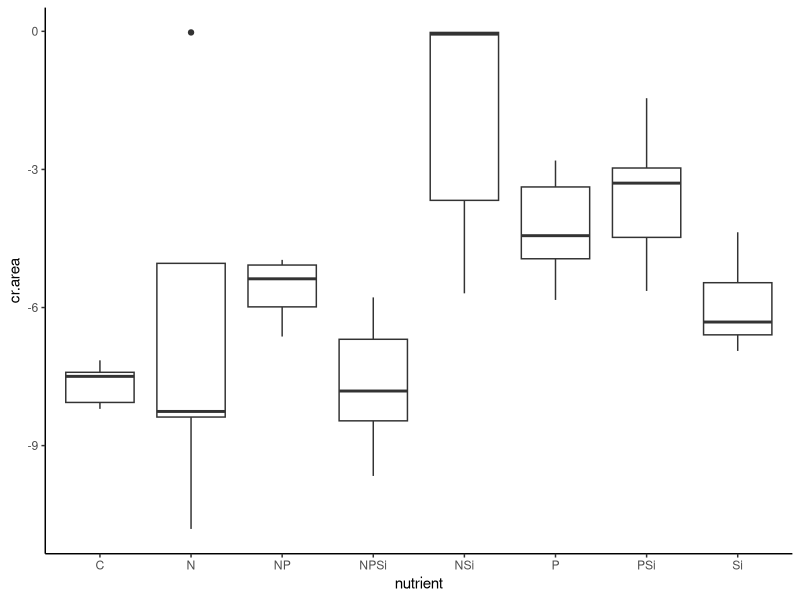
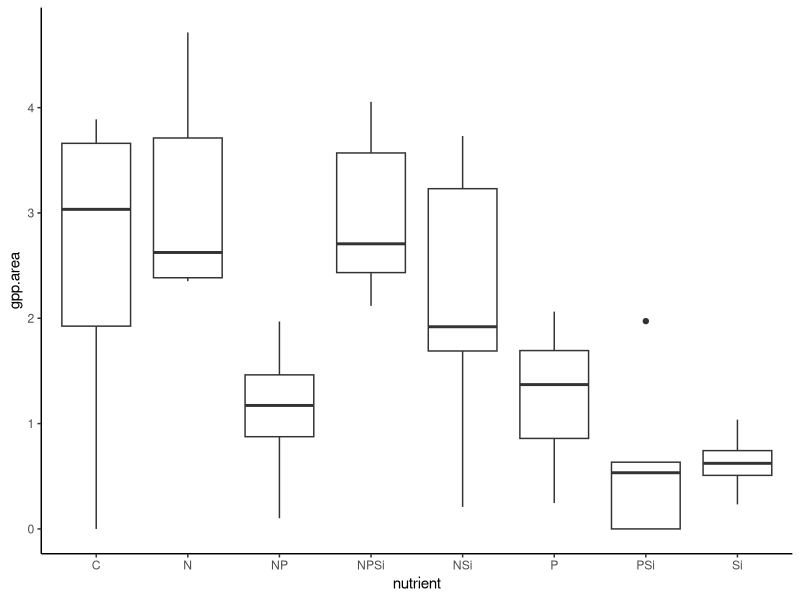
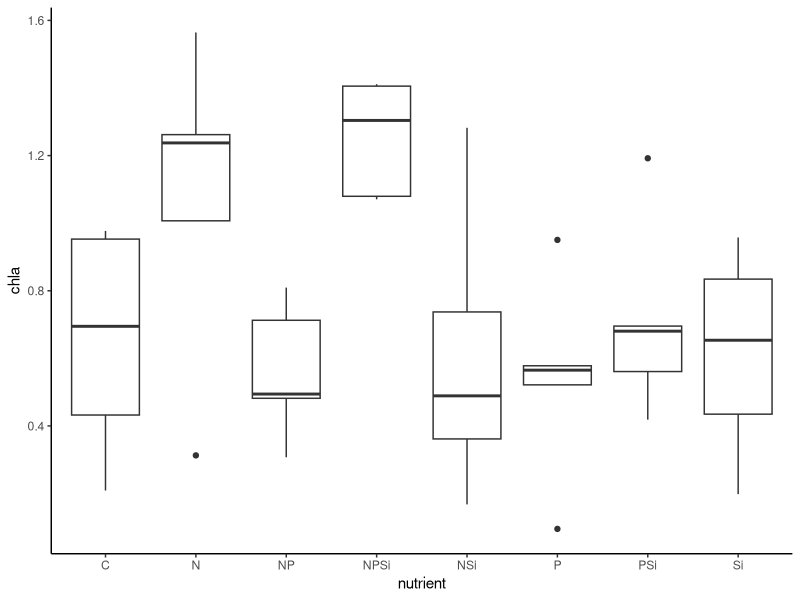
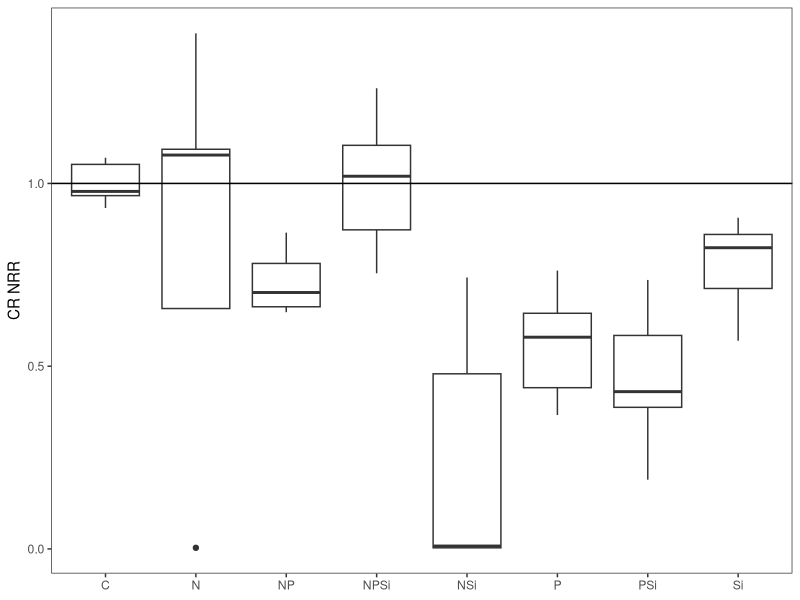
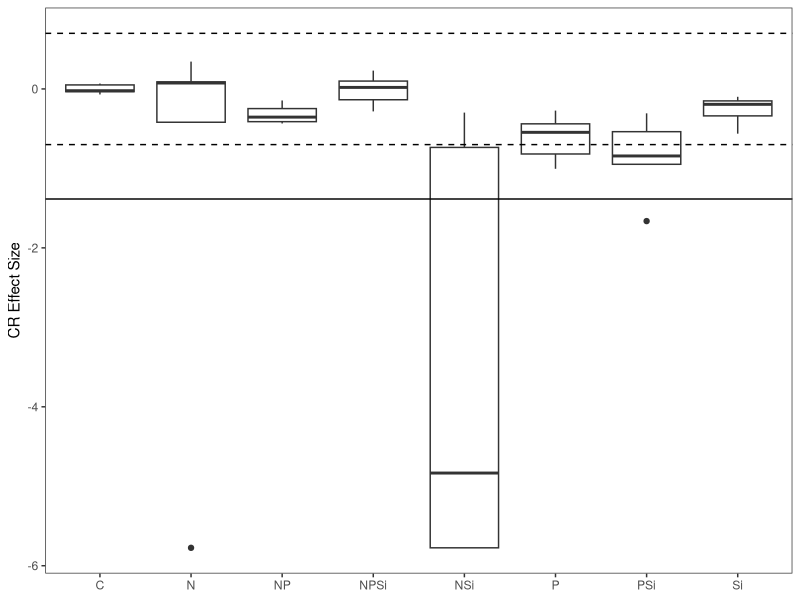
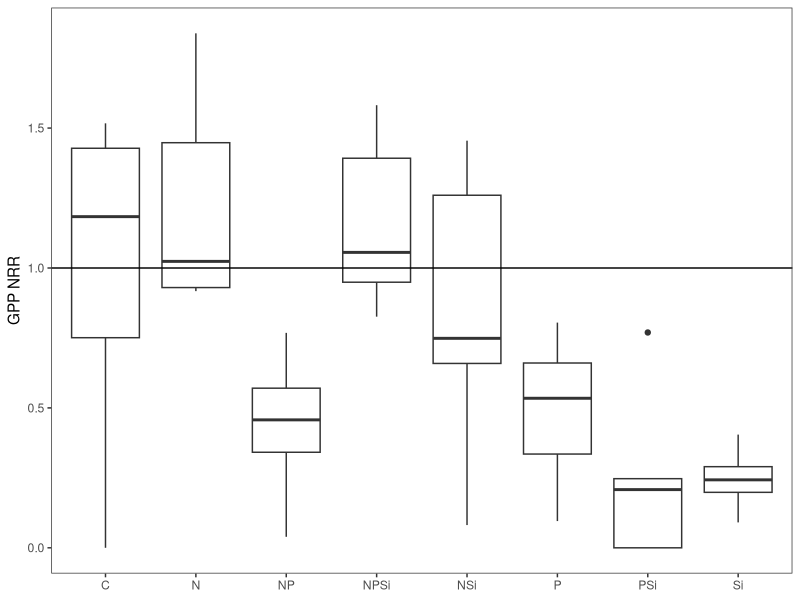
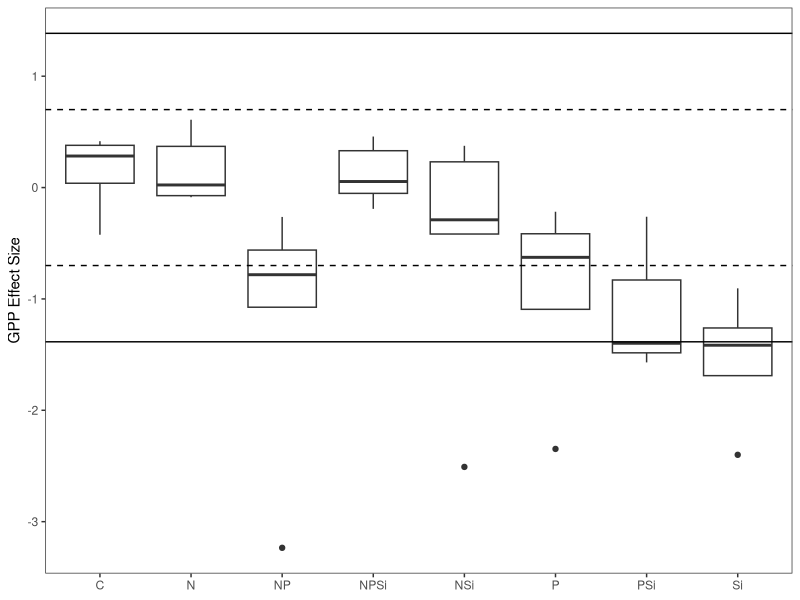
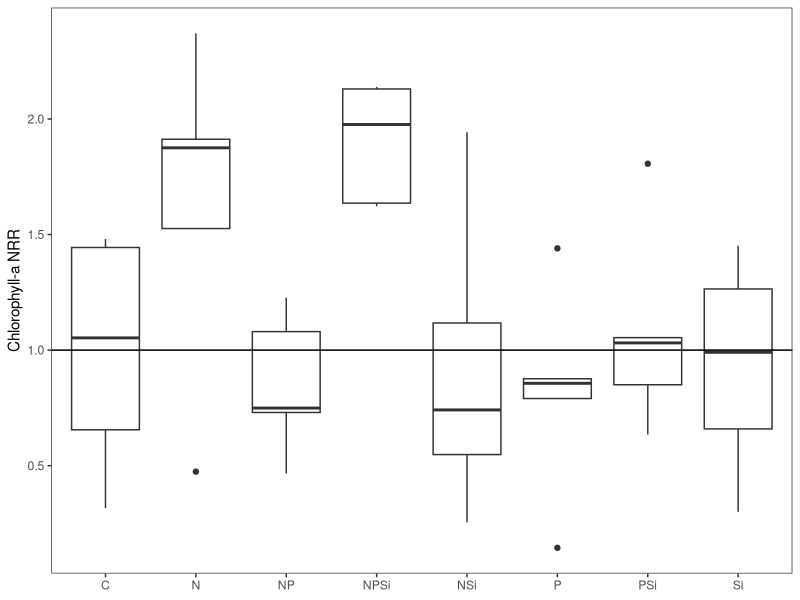

Here is the R script that generated these plots, in order: (Note: this script raises an error after producing the figures.)
#Author:  Clay Arango
#Creation date: 10-Feb-19
#Script to analyze NDS data from Summer 2018 WSB work with S. Roley and A. Alexiades

#packages
library(nlme)
library(nortest)
library(plyr)
library(dplyr)
library(multcomp)
library(MASS)
library(ggplot2)

#Load data
wenas_fall <- read.table(file="wen_fall.csv", header=T, sep=",")

#set variable
d = wenas_fall

#evaluate data to make sure factors are correct
names(d)
unique(d$nutrient) #control, N, NP, NPSi, NSi, P, PSi, Si
unique(d$N) #should be 0 and 1
unique(d$P) #should be 0 and 1
unique(d$Si) #should be 0 and 1
unique(d$top) #should be "sponge" and "glass"
#if need to change, use recode function below. 
d$top<-recode(d$top, "cellulose" ="sponge")
str(d)

#convert N and P vand Si alues (0 or 1 for absence or presence) to factors
d$N<-as.factor(d$N)
d$P<-as.factor(d$P)
d$Si<-as.factor(d$Si)
str(d)
d$chla.nrr<-NA

#subset data into gpp and cr response
d.cr = subset(d, top=="sponge", data=d)
d.gpp = subset(d, top=="glass", data=d)

#check distribution of controls and remove as needed before calculating NRR.
ggplot(d.cr, aes(x=nutrient, y=cr.area))+geom_boxplot() +theme_classic()
#check A5, others ok

#calculate nrr for cr
x<-ddply(d.cr, "nutrient", summarise, ave_cr = mean(cr.area, na.rm=T)) #changed to ddply b/c allows
#to specify by column name - I had a csv file with the relevant column in a different position.
x
d.cr$cr.nrr = d.cr$cr.area/-7.662895 #divide by control ave_cr
d.cr$gpp.nrr<-NA

#check distribution of controls and remove as needed before calculating NRR.
ggplot(d.gpp, aes(x=nutrient, y=gpp.area))+geom_boxplot() +theme_classic()
#ok
ggplot(d.gpp, aes(x=nutrient, y=chla))+geom_boxplot() +theme_classic()
#ok

#calculate nrr for gpp and chla
x<- ddply(d.gpp, "nutrient", summarise, ave_gpp = mean(gpp.area, na.rm=T), ave_chla = mean(chla, na.rm=T)) 
x
d.gpp$gpp.nrr = d.gpp$gpp.area/2.5640416 #divide by control ave_gpp
d.gpp$chla.nrr = d.gpp$chla/0.6598855 #divide by control ave_chla
d.gpp$cr.nrr<-NA

#combine files and export
d.cr$chla.nrr<-NA
d.nrr<-rbind(d.cr, d.gpp)
d.nrr$site_date<-"wenas_fall"
d.nrr$cr.es<-log(d.nrr$cr.nrr)
d.nrr$gpp.es<-log(d.nrr$gpp.nrr)
d.nrr$chla.es<-log(d.nrr$chla.nrr)
write.table(d.nrr, "wenas_fall_nrr.csv", sep=",", quote=F, row.names =F)

###############
#plots of NRR
##############
ggplot(data=d.cr, aes(x=nutrient, y=cr.nrr))+geom_boxplot()+theme_bw()+
  ylab("CR NRR")+geom_abline(slope = 0, intercept = 1)+
  theme(axis.title.x=element_blank(), panel.grid.minor=element_blank(), panel.grid.major=element_blank())
#inhibition of most; NPSi neutral

ggplot(data=subset(d.nrr, (top=="sponge")), aes(x=nutrient, y=cr.es))+geom_boxplot()+theme_bw()+
  ylab("CR Effect Size")+geom_hline(yintercept = 0.7, lty="dashed")+ geom_hline(yintercept = -0.7, lty="dashed")+
  theme(axis.title.x=element_blank(), panel.grid.minor=element_blank(), panel.grid.major=element_blank())+
  geom_hline(yintercept = -1.385)

ggplot(data=d.gpp, aes(x=nutrient, y=gpp.nrr))+geom_boxplot()+theme_bw()+
  ylab("GPP NRR")+geom_abline(slope = 0, intercept = 1)+
  theme(axis.title.x=element_blank(), panel.grid.minor=element_blank(), panel.grid.major=element_blank())
#inhibition of most; N neutral

ggplot(data=subset(d.nrr,top=="glass"), aes(x=nutrient, y=gpp.es))+geom_boxplot()+theme_bw()+
  ylab("GPP Effect Size")+geom_hline(yintercept = -0.7, lty="dashed")+geom_hline(yintercept = 0.7, lty="dashed")+
  geom_hline(yintercept = -1.385)+geom_hline(yintercept = 1.385)+
  theme(axis.title.x=element_blank(), panel.grid.minor=element_blank(), panel.grid.major=element_blank())

ggplot(data=d.gpp, aes(x=nutrient, y=chla.nrr))+geom_boxplot()+theme_bw()+
  ylab("Chlorophyll-a NRR")+geom_abline(slope = 0, intercept = 1)+
  theme(axis.title.x=element_blank(), panel.grid.minor=element_blank(), panel.grid.major=element_blank())
#limitation for N and NPSi; others neutral

ggplot(data=subset(d.nrr, (top=="glass")), aes(x=nutrient, y=chla.es))+geom_boxplot()+theme_bw()+
  ylab("Chla Effect Size")+ geom_hline(yintercept = 0.7, lty="dashed")+  geom_hline(yintercept = -1.385)+  
  geom_hline(yintercept = -0.7, lty="dashed")+ geom_hline(yintercept = 1.385)+
  theme(axis.title.x=element_blank(), panel.grid.minor=element_blank(), panel.grid.major=element_blank())

##########
#NRR Summary Files
#########

GPP_sum<-ddply(d.gpp, "nutrient", summarise, ave_nrr.gpp=mean(gpp.nrr, na.rm=T), sd_nrr.gpp=sd(gpp.nrr, na.rm=T), 
               se_nrr.gpp =(sd(gpp.nrr)/sqrt(sum(!is.na(gpp.nrr)))), 
               ci95_nrr.gpp = (1.96*(sd(gpp.nrr)/sqrt(sum(!is.na(gpp.nrr))))),
               ave_nrr.chla=mean(chla.nrr, na.rm=T), sd_nrr.chla=sd(chla.nrr, na.rm=T), 
               se_nrr.chla =(sd(chla.nrr)/sqrt(sum(!is.na(chla.nrr)))), 
               ci95_nrr.chla = (1.96*(sd(chla.nrr)/sqrt(sum(!is.na(chla.nrr))))))
CR_sum<-ddply(d.cr, "nutrient", summarise, ave_nrr.cr=mean(cr.nrr, na.rm=T), sd_nrr.cr=sd(cr.nrr, na.rm=T), 
              se_nrr.cr =(sd(cr.nrr)/sqrt(sum(!is.na(cr.nrr)))), 
              ci95_nrr.cr = (1.96*(sd(cr.nrr)/sqrt(sum(!is.na(cr.nrr))))))

#now combine into one and export
d.sum<-merge(GPP_sum, CR_sum, by="nutrient")
d.sum$site_date<-"reec_summer"
write.table(d.sum, "reec_summer_summ.csv",  sep=",", quote=F, row.names =F)

############################################################
#analyze RESPIRATION data
############################################################

M1<-gls(cr.area~N*P*Si, data=d.cr, na.action=na.omit)
E1<-residuals(M1)
qqnorm(E1)
qqline(E1)#ok except for 1 point
ad.test(E1)
   #residuals are normally distributed, p=0.1089
hist(E1)  
plot(M1)
#ok

plot(filter(d.cr, !is.na(cr.area)) %>% dplyr::select(nutrient), 
     E1, xlab="nutrient", ylab="Residuals")
bartlett.test(cr.area~nutrient, data=d.cr)
   #variance test not OK, we'll probably need to mess with this one. looks like one point in N

anova(M1)
  

##########################################################
#do multiple 2 way ANOVAs to improve our ability to interpret
##########################################################
#N and P
M1<-gls(cr.area~N*P, data=d.cr, na.action=na.omit)
E1<-residuals(M1)
qqnorm(E1)
qqline(E1)
ad.test(E1)
#residuals are normally distributed, p=0.1807
hist(E1)  
plot(M1)

bartlett.test(cr.area~nutrient, data=d.cr)
#variance test not OK

anova(M1) #interpretation, no limitation due to antagonistic interaction

#remove NA for plotting
xx = na.omit(subset(d.cr, select = c(N,P,cr.area)))
interaction.plot(xx$N, xx$P, xx$cr.area)

#N and Si
M1<-gls(cr.area~N*Si, data=d.cr, na.action=na.omit)
E1<-residuals(M1)
qqnorm(E1)
qqline(E1)
ad.test(E1)
#residuals are normally distributed, p=0.2967
hist(E1)  
plot(M1)

bartlett.test(cr.area~nutrient, data=d.cr)
#variance test noy OK

anova(M1) #interpretation, no limitation

#remove NA for plotting
xx = na.omit(subset(d.cr, select = c(N,Si,cr.area)))
interaction.plot(xx$N, xx$Si, xx$cr.area)

#P and Si
M1<-gls(cr.area~P*Si, data=d.cr, na.action=na.omit)
E1<-residuals(M1)
qqnorm(E1)
qqline(E1)
ad.test(E1)
#residuals are not normally distributed, p=0.03369
hist(E1)  
plot(M1)

bartlett.test(cr.area~nutrient, data=d.cr)
#variance test OK

anova(M1) #interpretation, no limitation due to antagonistic interacdtion

#remove NA for plotting
xx = na.omit(subset(d.cr, select = c(P,Si,cr.area)))
interaction.plot(xx$P, xx$Si, xx$cr.area)
##########################################################
##########################################################

x <- group_by(d.cr, nutrient) %>%  # Grouping function causes subsequent functions to aggregate by season and reach
  summarize(cr.mean = abs(mean(cr.area, na.rm = TRUE)), # na.rm = TRUE to remove missing values
            cr.sd=abs(sd(cr.area, na.rm = TRUE)),  # na.rm = TRUE to remove missing values
            n = sum(!is.na(cr.area)), # of observations, excluding NAs. 
            cr.se=cr.sd/sqrt(n))

ggplot(data=x, aes(x=nutrient, y=cr.mean)) + 
  geom_bar(stat="identity", position=position_dodge(), color = "black") + 
  geom_errorbar(aes(ymin=cr.mean, ymax=cr.mean+cr.se), width=0.2, 
                position=position_dodge(0.9)) + 
  xlab("Nutrient") +
  ylab(expression(Respiration~(ug~O[2]~m^{-2}~h^{-1}))) +
  ylim(0,20) +
  labs(fill="Light") +
  theme_bw() +
  theme(panel.grid.major=element_blank(),
        panel.grid.minor=element_blank(),
        legend.title=element_text(size=6),
        legend.key=element_blank(), 
        legend.position=c(0.5,0.95), 
        legend.text=element_text(size=8), 
        legend.background=element_blank(), 
        legend.direction="horizontal", 
        legend.key.size=unit(0.3, "cm"), 
        axis.title.y=element_text(size=8), 
        axis.title.x=element_text(size=8), 
        axis.text.x=element_text(size=8))

#ggsave('output/figures/Ring_summer.tiff',
#       units="in",
#       width=3.25,
#       height=3.25,
#       dpi=1200,
#       compression="lzw")

############################################################
#analyze the PRODUCTION data
############################################################

M1<-gls(gpp.area~N*P*Si, data=d.gpp, na.action=na.omit) 
E1<-residuals(M1)
qqnorm(E1)
qqline(E1)
ad.test(E1)
   #residuals are OK

hist(E1, xlab="residuals", main="")
plot(M1)

plot(filter(d.gpp, !is.na(gpp.area)) %>% dplyr::select(nutrient), 
     E1, xlab="nutrient", ylab="Residuals")
bartlett.test(gpp.area~nutrient, data=d.gpp)
   #ok

anova(M1)
  
x <- group_by(d.gpp, nutrient) %>%  # Grouping function causes subsequent functions to aggregate by season and reach
  summarize(gpp.mean = abs(mean(gpp.area, na.rm = TRUE)), # na.rm = TRUE to remove missing values
            gpp.sd=abs(sd(gpp.area, na.rm = TRUE)),  # na.rm = TRUE to remove missing values
            n = sum(!is.na(gpp.area)), # of observations, excluding NAs. 
            gpp.se=gpp.sd/sqrt(n))

ggplot(data=x, aes(x=nutrient, y=gpp.mean)) + 
  geom_bar(stat="identity", position=position_dodge(), color = "black") + 
  geom_errorbar(aes(ymin=gpp.mean, ymax=gpp.mean+gpp.se), width=0.2, 
                position=position_dodge(0.9)) + 
  xlab("Nutrient") +
  ylab(expression(Production~(ug~O[2]~m^{-2}~h^{-1}))) +
  labs(fill="Light") +
  theme_bw() +
  theme(panel.grid.major=element_blank(),
        panel.grid.minor=element_blank(), 
        legend.title=element_text(size=6), 
        legend.key=element_blank(),  
        legend.position=c(0.5,0.95),  
        legend.text=element_text(size=8),  
        legend.background=element_blank(),  
        legend.direction="horizontal",  
        legend.key.size=unit(0.3, "cm"),  
        axis.title.y=element_text(size=8),  
        axis.title.x=element_text(size=8),  
        axis.text.x=element_text(size=8))

#ggsave('output/figures/gppByNutrient.tiff',
#       units="in",
#       width=3.25,
#       height=3.25,
#       dpi=1200,
#       compression="lzw")


############################################################
#analyze the CHL-A biomass on disks
############################################################
M1<-gls(chla~N*P*Si, data=d.gpp, na.action=na.omit) 
E1<-residuals(M1)
qqnorm(E1)
qqline(E1)
ad.test(E1)
#ok

hist(E1, xlab="residuals", main="")
plot(M1)

plot(filter(d.gpp, !is.na(chla)) %>% dplyr::select(nutrient), 
     E1, xlab="nutrient", ylab="Residuals")
bartlett.test(gpp.area~nutrient, data=d.gpp)
#ok

anova(M1)
